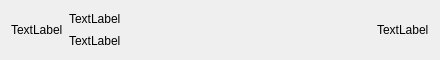
<?xml version="1.0" encoding="UTF-8"?>
<ui version="4.0">
 <class>TrackLine</class>
 <widget class="QWidget" name="TrackLine">
  <property name="enabled">
   <bool>true</bool>
  </property>
  <property name="geometry">
   <rect>
    <x>0</x>
    <y>0</y>
    <width>440</width>
    <height>60</height>
   </rect>
  </property>
  <property name="sizePolicy">
   <sizepolicy hsizetype="Fixed" vsizetype="Fixed">
    <horstretch>0</horstretch>
    <verstretch>0</verstretch>
   </sizepolicy>
  </property>
  <property name="windowTitle">
   <string>Form</string>
  </property>
  <layout class="QHBoxLayout" name="horizontalLayout">
   <item>
    <layout class="QHBoxLayout" name="MainLine">
     <item>
      <widget class="QLabel" name="image">
       <property name="lineWidth">
        <number>1</number>
       </property>
       <property name="text">
        <string>TextLabel</string>
       </property>
      </widget>
     </item>
     <item>
      <layout class="QVBoxLayout" name="verticalLayout">
       <item>
        <widget class="QLabel" name="track_name">
         <property name="text">
          <string>TextLabel</string>
         </property>
        </widget>
       </item>
       <item>
        <widget class="QLabel" name="author">
         <property name="text">
          <string>TextLabel</string>
         </property>
        </widget>
       </item>
      </layout>
     </item>
     <item>
      <spacer name="horizontalSpacer">
       <property name="orientation">
        <enum>Qt::Horizontal</enum>
       </property>
       <property name="sizeHint" stdset="0">
        <size>
         <width>40</width>
         <height>20</height>
        </size>
       </property>
      </spacer>
     </item>
     <item>
      <widget class="QLabel" name="duration">
       <property name="text">
        <string>TextLabel</string>
       </property>
      </widget>
     </item>
    </layout>
   </item>
  </layout>
 </widget>
 <resources/>
 <connections/>
</ui>
